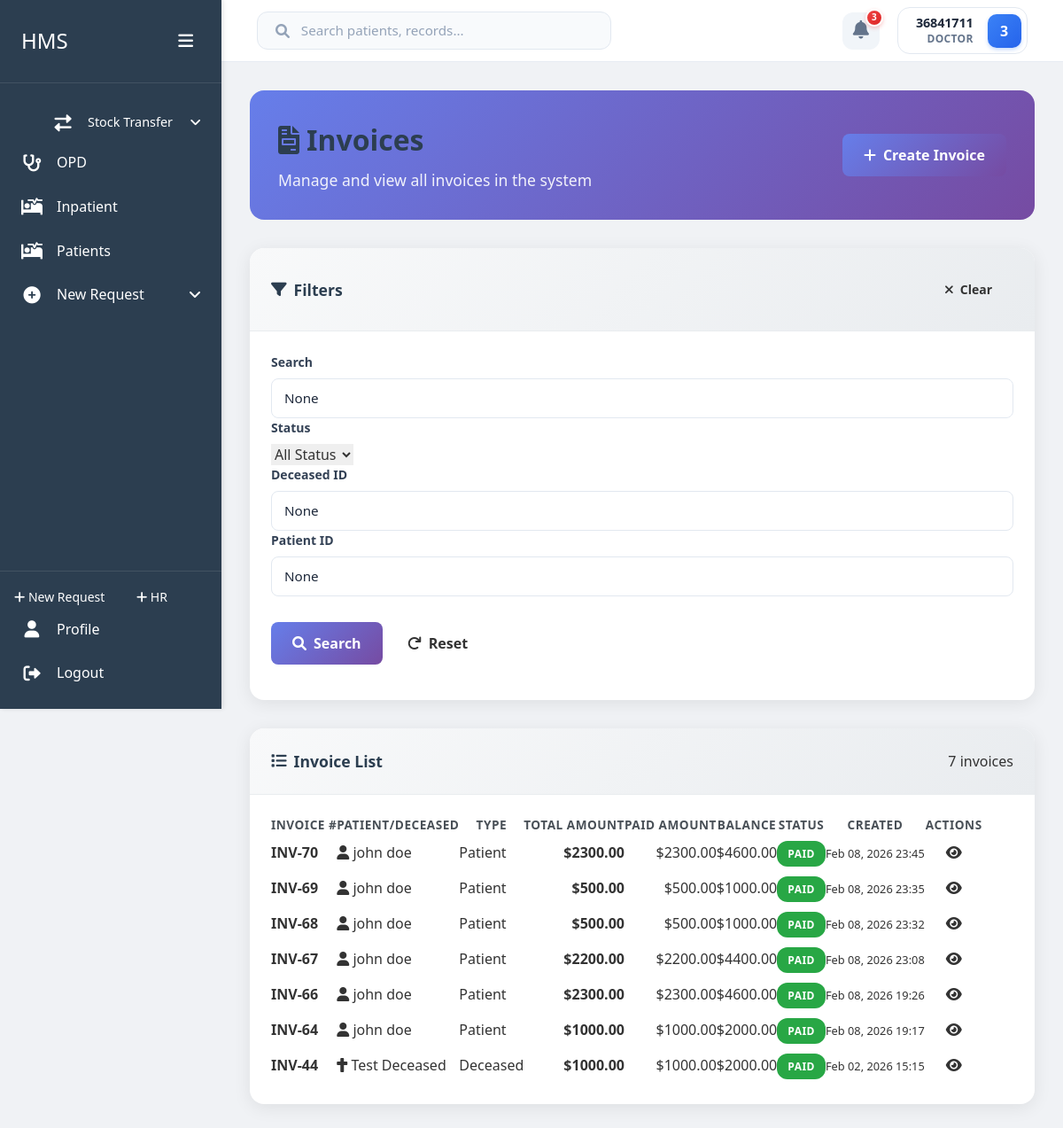
Before: /accounts/invoices/ (signed in) with the older database file.
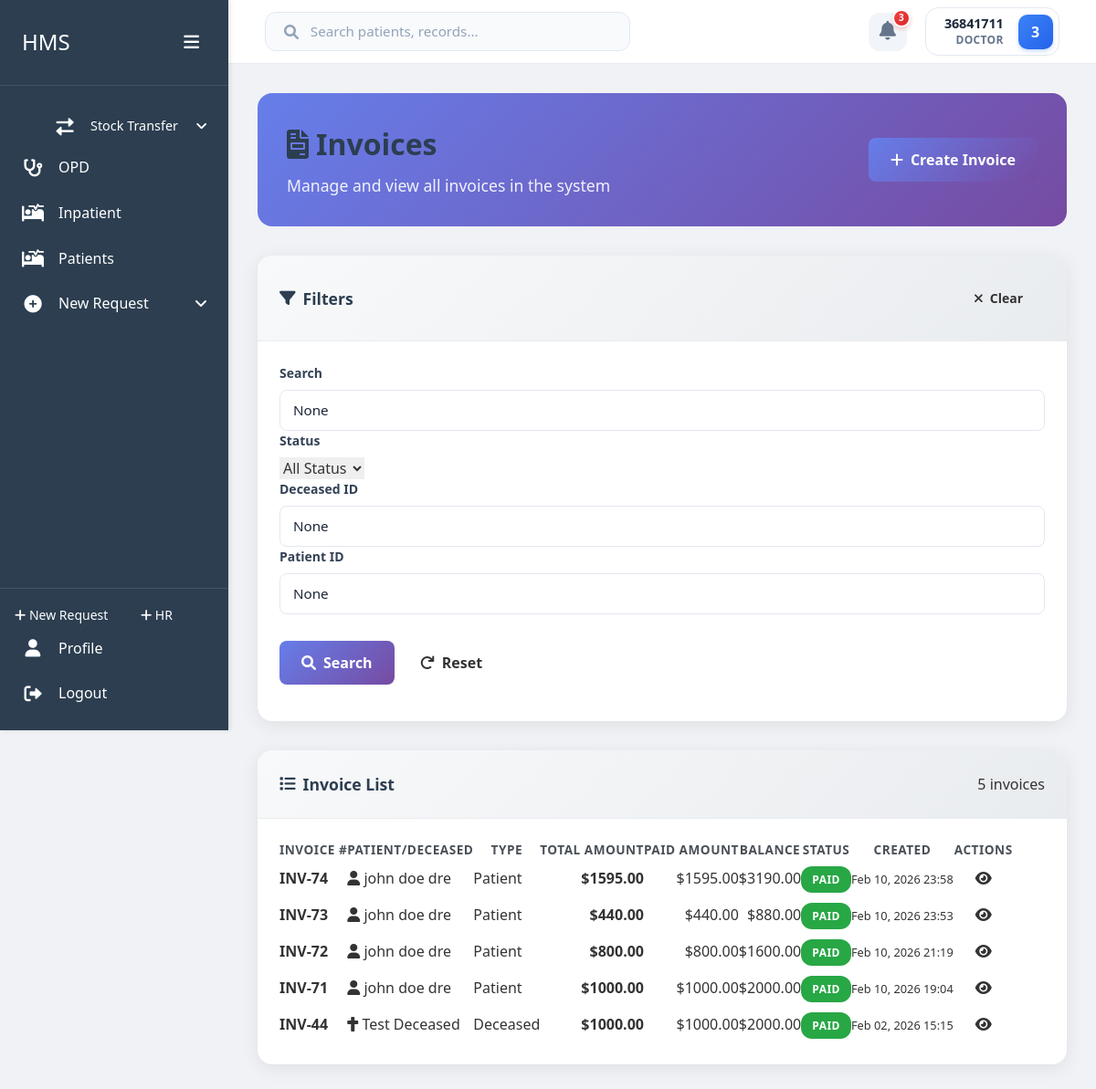
After: the same page with the newer database file.
### accounts/models.py (models this page shows, shortened)
class Invoice(models.Model):
    STATUS_CHOICES = [
        ('Draft', 'Draft'),
        ('Pending', 'Pending Payment'),
        ('Partial', 'Partially Paid'),
        ('Paid', 'Paid'),
        ('Cancelled', 'Cancelled'),
    ]
    patient = models.ForeignKey('home.Patient', on_delete=models.CASCADE, related_name='invoices', null=True, blank=True)
    deceased = models.OneToOneField('morgue.Deceased', on_delete=models.CASCADE, related_name='invoice', null=True, blank=True)
    visit = models.OneToOneField('home.Visit', on_delete=models.SET_NULL, null=True, blank=True, related_name='invoice')
    status = models.CharField(max_length=20, choices=STATUS_CHOICES, default='Draft')
    total_amount = models.DecimalField(max_digits=12, decimal_places=2, default=0)
    insurance_adjustment = models.DecimalField(max_digits=12, decimal_places=2, default=0, help_text="Per-diem shortfall absorbed by facility for insurance patients")
    paid_amount = models.DecimalField(max_digits=12, decimal_places=2, default=0)
    due_date = models.DateField(null=True, blank=True)
    notes = models.TextField(blank=True, null=True, help_text="Additional notes or reference information")
    created_at = models.DateTimeField(auto_now_add=True)
    updated_at = models.DateTimeField(auto_now=True)
    created_by = models.ForeignKey('users.User', on_delete=models.SET_NULL, null=True, related_name='created_invoices')

### home/models.py (models this page shows, shortened)
class Patient(models.Model):
    GENDER_CHOICES = [
        ('M', 'Male'),
        ('F', 'Female'),
        ('O', 'Other'),
        ('N', 'Prefer not to say')
    ]
    first_name = models.CharField(max_length=100)
    last_name = models.CharField(max_length=100)
    id_number = models.CharField(max_length=20, unique=True, null=True, blank=True)
    date_of_birth = models.DateField()
    age = models.PositiveIntegerField(editable=False)  # Will be calculated automatically
    phone = models.CharField(max_length=15)
    location = models.CharField(max_length=200)
    gender = models.CharField(max_length=1, choices=GENDER_CHOICES)
    created_at = models.DateTimeField(auto_now_add=True)
    updated_at = models.DateTimeField(auto_now=True)
    created_by = models.ForeignKey('users.User', on_delete=models.SET_NULL, null=True, related_name='patients_created')
    @property
    def full_name(self):
        return f"{self.first_name} {self.last_name}"

### morgue/models.py (models this page shows, shortened)
class Deceased(models.Model):
    DECEASED_TYPE_CHOICES = [
        ('INTERNAL', 'Internal'),
        ('EXTERNAL', 'External'),
    ]
    SEX_CHOICES = [
        ('MALE', 'Male'),
        ('FEMALE', 'Female'),
        ('OTHER', 'Other'),
    ]
    SCHEME_CHOICES = [
        ('CASH_PAYERS', 'Cash Payers'),
        ('INSURANCE', 'Insurance'),
        ('NHIF', 'NHIF'),
    ]
    ID_TYPE_CHOICES = [
        ('NATIONAL_ID', 'National ID'),
        ('PASSPORT', 'Passport'),
        ('BIRTH_CERTIFICATE', 'Birth Certificate'),
        ('DRIVING_LICENSE', 'Driving License'),
        ('OTHER', 'Other'),
    ]
    STORAGE_AREA_CHOICES = [
        ('MAIN_MORGUE', 'Main Morgue'),
        ('TEMPORARY', 'Temporary Storage'),
        ('EMERGENCY', 'Emergency Storage'),
    ]
    STORAGE_CHAMBER_CHOICES = [
        ('CHAMBER_A', 'Chamber A'),
        ('CHAMBER_B', 'Chamber B'),
        ('CHAMBER_C', 'Chamber C'),
        ('CHAMBER_D', 'Chamber D'),
        ('CHAMBER_E', 'Chamber E'),
        ('CHAMBER_F', 'Chamber F'),
    ]
    deceased_type = models.CharField(max_length=20, choices=DECEASED_TYPE_CHOICES, default='INTERNAL')
    surname = models.CharField(max_length=100)
    other_names = models.CharField(max_length=200)
    sex = models.CharField(max_length=10, choices=SEX_CHOICES)
    scheme = models.CharField(max_length=20, choices=SCHEME_CHOICES, default='CASH_PAYERS')
    id_type = models.CharField(max_length=20, choices=ID_TYPE_CHOICES)
    id_number = models.CharField(max_length=50, unique=True)
    physical_address = models.TextField()
    residence = models.CharField(max_length=100)
    town = models.CharField(max_length=100)
    nationality = models.CharField(max_length=100, default='Kenyan')
    date_of_death = models.DateField()
    time_of_death = models.TimeField()
    place_of_death = models.CharField(max_length=200)
    cause_of_death = models.TextField()
    storage_area = models.CharField(max_length=20, choices=STORAGE_AREA_CHOICES)
    storage_chamber = models.CharField(max_length=20, choices=STORAGE_CHAMBER_CHOICES)
    expected_removal_date = models.DateField()
    tag = models.CharField(max_length=50, unique=True, help_text="Unique identification tag for the deceased")
    created_at = models.DateTimeField(auto_now_add=True)
    updated_at = models.DateTimeField(auto_now=True)
    created_by = models.ForeignKey(User, on_delete=models.CASCADE)
    is_released = models.BooleanField(default=False)
    release_date = models.DateTimeField(null=True, blank=True)
    class Meta:
        ordering = ['-created_at']
        verbose_name = "Deceased"
        verbose_name_plural = "Deceased"
    @property
    def full_name(self):
        return f"{self.surname} {self.other_names}"

### accounts/views.py (the view)
# urls.py: path('invoices/', views.invoice_list, name='invoice_list'),
@login_required
@user_passes_test(is_billing_staff)
def invoice_list(request):
    invoices = Invoice.objects.all().select_related('patient', 'deceased', 'created_by')
    deceased_id = request.GET.get('deceased')
    if deceased_id:
        invoices = invoices.filter(deceased_id=deceased_id)
    patient_id = request.GET.get('patient')
    if patient_id:
        invoices = invoices.filter(patient_id=patient_id)
    status = request.GET.get('status')
    if status:
        invoices = invoices.filter(status=status)
    search = request.GET.get('search')
    if search:
        invoices = invoices.filter(
            Q(patient__full_name__icontains=search) |
            Q(deceased__full_name__icontains=search) |
            Q(id__icontains=search)
        )
    invoices = invoices.order_by('-created_at')
    context = {
        'invoices': invoices,
        'deceased_filter': deceased_id,
        'patient_filter': patient_id,
        'status_filter': status,
        'search_query': search,
    }
    return render(request, 'accounts/invoice_list.html', context)

### accounts/views.py (called while the page is built)
def is_billing_staff(user):
    return user.is_authenticated and (user.role in ['Accountant', 'Receptionist', 'SHA Manager', 'SHA'] or user.is_superuser)

### users/models.py (called while the page is built)
    @property
    def username(self):
        return f"{self.first_name} {self.last_name}".strip() if self.first_name or self.last_name else self.id_number

    def get_full_name(self):
        return self.username

### accounts/templates/accounts/invoice_list.html (shortened to what the changed rows need)
{% extends 'users/dashboard_base.html' %}
{% load static %}
{% block content %}
    <div class="container">
        <div class="page-header">
            <div class="header-content">
                <h1>
                    <i class="fas fa-file-invoice"></i> Invoices
                </h1>
            </div>
        </div>
        <div class="table-card">
            <div class="table-header">
                <div class="table-info">
                    <span class="badge bg-info">{{ invoices.count }} invoices</span>
                </div>
            </div>
            <div class="table-body">
                {% if invoices %}
                    <div class="table-responsive">
                        <table class="table table-hover">
                            <thead>
                                <tr>
                                    <th>Invoice #</th>
                                    <th>Patient/Deceased</th>
                                    <th>Type</th>
                                    <th>Total Amount</th>
                                    <th>Paid Amount</th>
                                    <th>Balance</th>
                                    <th>Status</th>
                                    <th>Created</th>
                                    <th>Actions</th>
                                </tr>
                            </thead>
                            <tbody>
                                {% for invoice in invoices %}
                                    <tr>
                                        <td>
                                            <strong>INV-{{ invoice.id }}</strong>
                                        </td>
                                        <td>
                                            {% if invoice.patient %}
                                                <i class="fas fa-user text-primary"></i>
                                                {{ invoice.patient.full_name }}
                                            {% elif invoice.deceased %}
                                                <i class="fas fa-cross text-danger"></i>
                                                {{ invoice.deceased.full_name }}
                                            {% else %}
                                                <span class="text-muted">Unknown</span>
                                            {% endif %}
                                        </td>
                                        <td>
                                            {% if invoice.patient %}
                                                <span class="badge bg-primary">Patient</span>
                                            {% elif invoice.deceased %}
                                                <span class="badge bg-danger">Deceased</span>
                                            {% endif %}
                                        </td>
                                        <td class="text-end">
                                            <strong>${{ invoice.total_amount|floatformat:2 }}</strong>
                                        </td>
                                        <td class="text-end">
                                            <span class="text-success">${{ invoice.paid_amount|floatformat:2 }}</span>
                                        </td>
                                        <td class="text-end">
                                            <span class="{% if invoice.total_amount|add:invoice.paid_amount != 0 %}text-danger{% else %}text-success{% endif %}">${{ invoice.total_amount|add:invoice.paid_amount|floatformat:2 }}</span>
                                        </td>
                                        <td>
                                            <span class="status-badge status-{{ invoice.status|lower }}">{{ invoice.get_status_display }}</span>
                                        </td>
                                        <td>
                                            <small>{{ invoice.created_at|date:"M d, Y H:i" }}</small>
                                        </td>
                                        <td>
                                            <div class="btn-group btn-group-sm">
                                                <a href="{% url 'accounts:invoice_detail' invoice.pk %}" class="btn btn-outline-primary" title="View">
                                                    <i class="fas fa-eye"></i>
                                                </a>
                                            </div>
                                        </td>
                                    </tr>
                                {% endfor %}
                            </tbody>
                        </table>
                    </div>
                {% endif %}
            </div>
        </div>
    </div>
{% endblock %}

Changed rows visible on the page:
removed Invoice: id "70", patient.full_name "john doe", shows "Patient", total_amount "2300.00", paid_amount "2300.00", total_amount|add "4600.00", status "PAID", created_at "Feb 08, 2026 23:45"
removed Invoice: id "69", patient.full_name "john doe", shows "Patient", total_amount "500.00", paid_amount "500.00", total_amount|add "1000.00", status "PAID", created_at "Feb 08, 2026 23:35"
removed Invoice: id "68", patient.full_name "john doe", shows "Patient", total_amount "500.00", paid_amount "500.00", total_amount|add "1000.00", status "PAID", created_at "Feb 08, 2026 23:32"
removed Invoice: id "67", patient.full_name "john doe", shows "Patient", total_amount "2200.00", paid_amount "2200.00", total_amount|add "4400.00", status "PAID", created_at "Feb 08, 2026 23:08"
removed Invoice: id "66", patient.full_name "john doe", shows "Patient", total_amount "2300.00", paid_amount "2300.00", total_amount|add "4600.00", status "PAID", created_at "Feb 08, 2026 19:26"
removed Invoice: id "64", patient.full_name "john doe", shows "Patient", total_amount "1000.00", paid_amount "1000.00", total_amount|add "2000.00", status "PAID", created_at "Feb 08, 2026 19:17"
added Invoice: id "74", patient.full_name "john doe dre", shows "Patient", total_amount "1595.00", paid_amount "1595.00", total_amount|add "3190.00", status "PAID", created_at "Feb 10, 2026 23:58"
added Invoice: id "73", patient.full_name "john doe dre", shows "Patient", total_amount "440.00", paid_amount "440.00", total_amount|add "880.00", status "PAID", created_at "Feb 10, 2026 23:53"
added Invoice: id "72", patient.full_name "john doe dre", shows "Patient", total_amount "800.00", paid_amount "800.00", total_amount|add "1600.00", status "PAID", created_at "Feb 10, 2026 21:19"
added Invoice: id "71", patient.full_name "john doe dre", shows "Patient", total_amount "1000.00", paid_amount "1000.00", total_amount|add "2000.00", status "PAID", created_at "Feb 10, 2026 19:04"
Other visible differences:
{{ invoices.count }}: "7" → "5"
